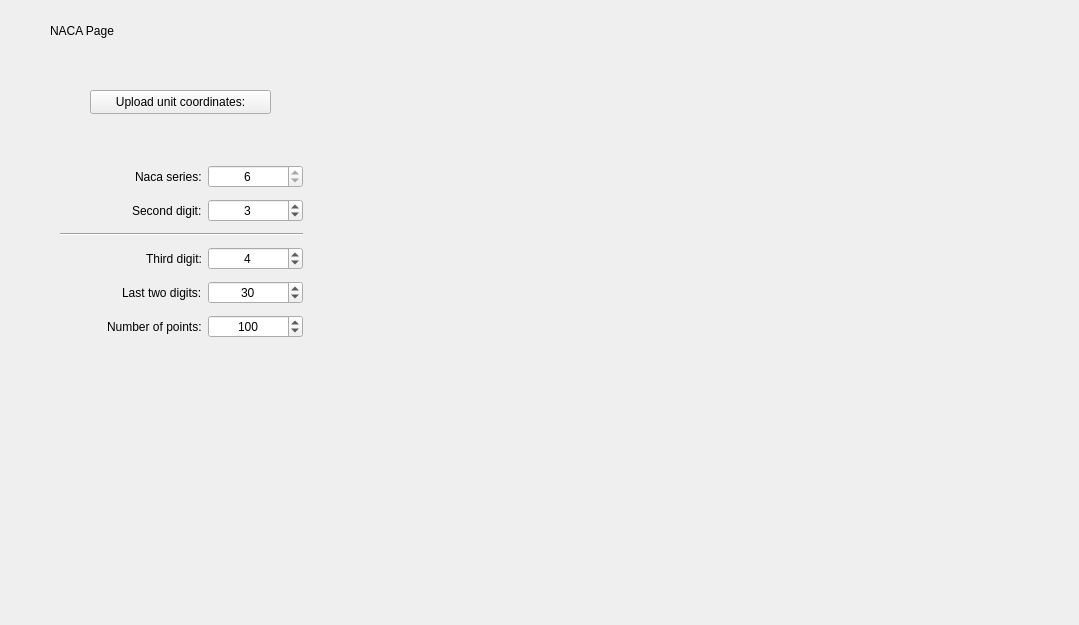
         <widget class="QWidget" name="naca_page">
          <widget class="QLabel" name="label_9">
           <property name="geometry">
            <rect>
             <x>50</x>
             <y>20</y>
             <width>141</width>
             <height>21</height>
            </rect>
           </property>
           <property name="text">
            <string>NACA Page</string>
           </property>
          </widget>
          <widget class="QPushButton" name="upload_unit_coord_button">
           <property name="geometry">
            <rect>
             <x>90</x>
             <y>90</y>
             <width>181</width>
             <height>24</height>
            </rect>
           </property>
           <property name="text">
            <string>Upload unit coordinates:</string>
           </property>
          </widget>
          <widget class="QWidget" name="widget" native="true">
           <property name="geometry">
            <rect>
             <x>350</x>
             <y>40</y>
             <width>720</width>
             <height>576</height>
            </rect>
           </property>
          </widget>
          <widget class="QWidget" name="layoutWidget">
           <property name="geometry">
            <rect>
             <x>60</x>
             <y>160</y>
             <width>243</width>
             <height>185</height>
            </rect>
           </property>
           <layout class="QVBoxLayout" name="verticalLayout_11">
            <item>
             <layout class="QHBoxLayout" name="horizontalLayout_24">
              <item>
               <spacer name="horizontalSpacer_30">
                <property name="orientation">
                 <enum>Qt::Orientation::Horizontal</enum>
                </property>
                <property name="sizeHint" stdset="0">
                 <size>
                  <width>40</width>
                  <height>20</height>
                 </size>
                </property>
               </spacer>
              </item>
              <item>
               <widget class="QLabel" name="label_31">
                <property name="text">
                 <string>Naca series:</string>
                </property>
               </widget>
              </item>
              <item>
               <widget class="QSpinBox" name="naca_series_input">
                <property name="sizePolicy">
                 <sizepolicy hsizetype="Fixed" vsizetype="Fixed">
                  <horstretch>0</horstretch>
                  <verstretch>0</verstretch>
                 </sizepolicy>
                </property>
                <property name="minimumSize">
                 <size>
                  <width>95</width>
                  <height>0</height>
                 </size>
                </property>
                <property name="alignment">
                 <set>Qt::AlignmentFlag::AlignCenter</set>
                </property>
                <property name="readOnly">
                 <bool>true</bool>
                </property>
                <property name="minimum">
                 <number>6</number>
                </property>
                <property name="maximum">
                 <number>6</number>
                </property>
               </widget>
              </item>
             </layout>
            </item>
            <item>
             <layout class="QHBoxLayout" name="horizontalLayout_25">
              <item>
               <spacer name="horizontalSpacer_31">
                <property name="orientation">
                 <enum>Qt::Orientation::Horizontal</enum>
                </property>
                <property name="sizeHint" stdset="0">
                 <size>
                  <width>40</width>
                  <height>20</height>
                 </size>
                </property>
               </spacer>
              </item>
              <item>
               <widget class="QLabel" name="label_32">
                <property name="text">
                 <string>Second digit:</string>
                </property>
               </widget>
              </item>
              <item>
               <widget class="QSpinBox" name="second_digit_input">
                <property name="sizePolicy">
                 <sizepolicy hsizetype="Fixed" vsizetype="Fixed">
                  <horstretch>0</horstretch>
                  <verstretch>0</verstretch>
                 </sizepolicy>
                </property>
                <property name="minimumSize">
                 <size>
                  <width>95</width>
                  <height>0</height>
                 </size>
                </property>
                <property name="alignment">
                 <set>Qt::AlignmentFlag::AlignCenter</set>
                </property>
                <property name="value">
                 <number>3</number>
                </property>
               </widget>
              </item>
             </layout>
            </item>
            <item>
             <widget class="Line" name="line_3">
              <property name="font">
               <font>
                <bold>false</bold>
               </font>
              </property>
              <property name="orientation">
               <enum>Qt::Orientation::Horizontal</enum>
              </property>
             </widget>
            </item>
            <item>
             <layout class="QHBoxLayout" name="horizontalLayout_26">
              <item>
               <spacer name="horizontalSpacer_32">
                <property name="orientation">
                 <enum>Qt::Orientation::Horizontal</enum>
                </property>
                <property name="sizeHint" stdset="0">
                 <size>
                  <width>40</width>
                  <height>20</height>
                 </size>
                </property>
               </spacer>
              </item>
              <item>
               <widget class="QLabel" name="label_33">
                <property name="text">
                 <string>Third digit:</string>
                </property>
               </widget>
              </item>
              <item>
               <widget class="QSpinBox" name="third_digit_input">
                <property name="sizePolicy">
                 <sizepolicy hsizetype="Fixed" vsizetype="Fixed">
                  <horstretch>0</horstretch>
                  <verstretch>0</verstretch>
                 </sizepolicy>
                </property>
                <property name="minimumSize">
                 <size>
                  <width>95</width>
                  <height>0</height>
                 </size>
                </property>
                <property name="alignment">
                 <set>Qt::AlignmentFlag::AlignCenter</set>
                </property>
                <property name="value">
                 <number>4</number>
                </property>
               </widget>
              </item>
             </layout>
            </item>
            <item>
             <layout class="QHBoxLayout" name="horizontalLayout_27">
              <item>
               <spacer name="horizontalSpacer_33">
                <property name="orientation">
                 <enum>Qt::Orientation::Horizontal</enum>
                </property>
                <property name="sizeHint" stdset="0">
                 <size>
                  <width>40</width>
                  <height>20</height>
                 </size>
                </property>
               </spacer>
              </item>
              <item>
               <widget class="QLabel" name="label_34">
                <property name="text">
                 <string>Last two digits:</string>
                </property>
               </widget>
              </item>
              <item>
               <widget class="QSpinBox" name="last_two_digit_input">
                <property name="sizePolicy">
                 <sizepolicy hsizetype="Fixed" vsizetype="Fixed">
                  <horstretch>0</horstretch>
                  <verstretch>0</verstretch>
                 </sizepolicy>
                </property>
                <property name="minimumSize">
                 <size>
                  <width>95</width>
                  <height>0</height>
                 </size>
                </property>
                <property name="alignment">
                 <set>Qt::AlignmentFlag::AlignCenter</set>
                </property>
                <property name="value">
                 <number>30</number>
                </property>
               </widget>
              </item>
             </layout>
            </item>
            <item>
             <layout class="QHBoxLayout" name="horizontalLayout_28">
              <item>
               <spacer name="horizontalSpacer_34">
                <property name="orientation">
                 <enum>Qt::Orientation::Horizontal</enum>
                </property>
                <property name="sizeHint" stdset="0">
                 <size>
                  <width>40</width>
                  <height>20</height>
                 </size>
                </property>
               </spacer>
              </item>
              <item>
               <widget class="QLabel" name="label_35">
                <property name="text">
                 <string>Number of points:</string>
                </property>
               </widget>
              </item>
              <item>
               <widget class="QSpinBox" name="n_points_input">
                <property name="sizePolicy">
                 <sizepolicy hsizetype="Fixed" vsizetype="Fixed">
                  <horstretch>0</horstretch>
                  <verstretch>0</verstretch>
                 </sizepolicy>
                </property>
                <property name="minimumSize">
                 <size>
                  <width>95</width>
                  <height>0</height>
                 </size>
                </property>
                <property name="alignment">
                 <set>Qt::AlignmentFlag::AlignCenter</set>
                </property>
                <property name="minimum">
                 <number>50</number>
                </property>
                <property name="maximum">
                 <number>200</number>
                </property>
                <property name="value">
                 <number>100</number>
                </property>
               </widget>
              </item>
             </layout>
            </item>
           </layout>
          </widget>
         </widget>
